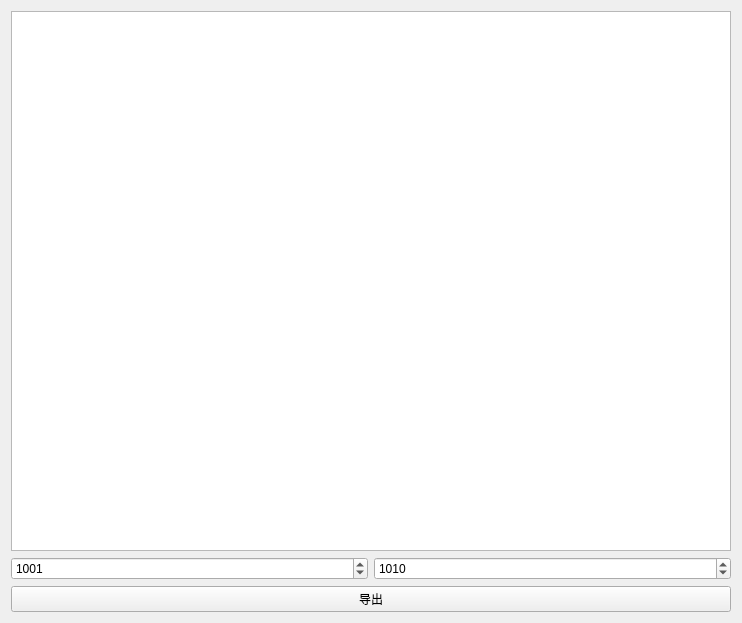
<?xml version="1.0" encoding="UTF-8"?>
<ui version="4.0">
 <class>Form</class>
 <widget class="QWidget" name="Form">
  <property name="geometry">
   <rect>
    <x>0</x>
    <y>0</y>
    <width>742</width>
    <height>623</height>
   </rect>
  </property>
  <property name="windowTitle">
   <string>导出动画</string>
  </property>
  <layout class="QVBoxLayout" name="verticalLayout">
   <item>
    <widget class="QListWidget" name="listWidget"/>
   </item>
   <item>
    <layout class="QHBoxLayout" name="horizontalLayout">
     <item>
      <widget class="QSpinBox" name="st">
       <property name="minimum">
        <number>-10000</number>
       </property>
       <property name="maximum">
        <number>10000</number>
       </property>
       <property name="value">
        <number>1001</number>
       </property>
      </widget>
     </item>
     <item>
      <widget class="QSpinBox" name="et">
       <property name="minimum">
        <number>-10000</number>
       </property>
       <property name="maximum">
        <number>10000</number>
       </property>
       <property name="value">
        <number>1010</number>
       </property>
      </widget>
     </item>
    </layout>
   </item>
   <item>
    <widget class="QPushButton" name="pushButton">
     <property name="text">
      <string>导出</string>
     </property>
    </widget>
   </item>
  </layout>
 </widget>
 <resources/>
 <connections/>
</ui>
